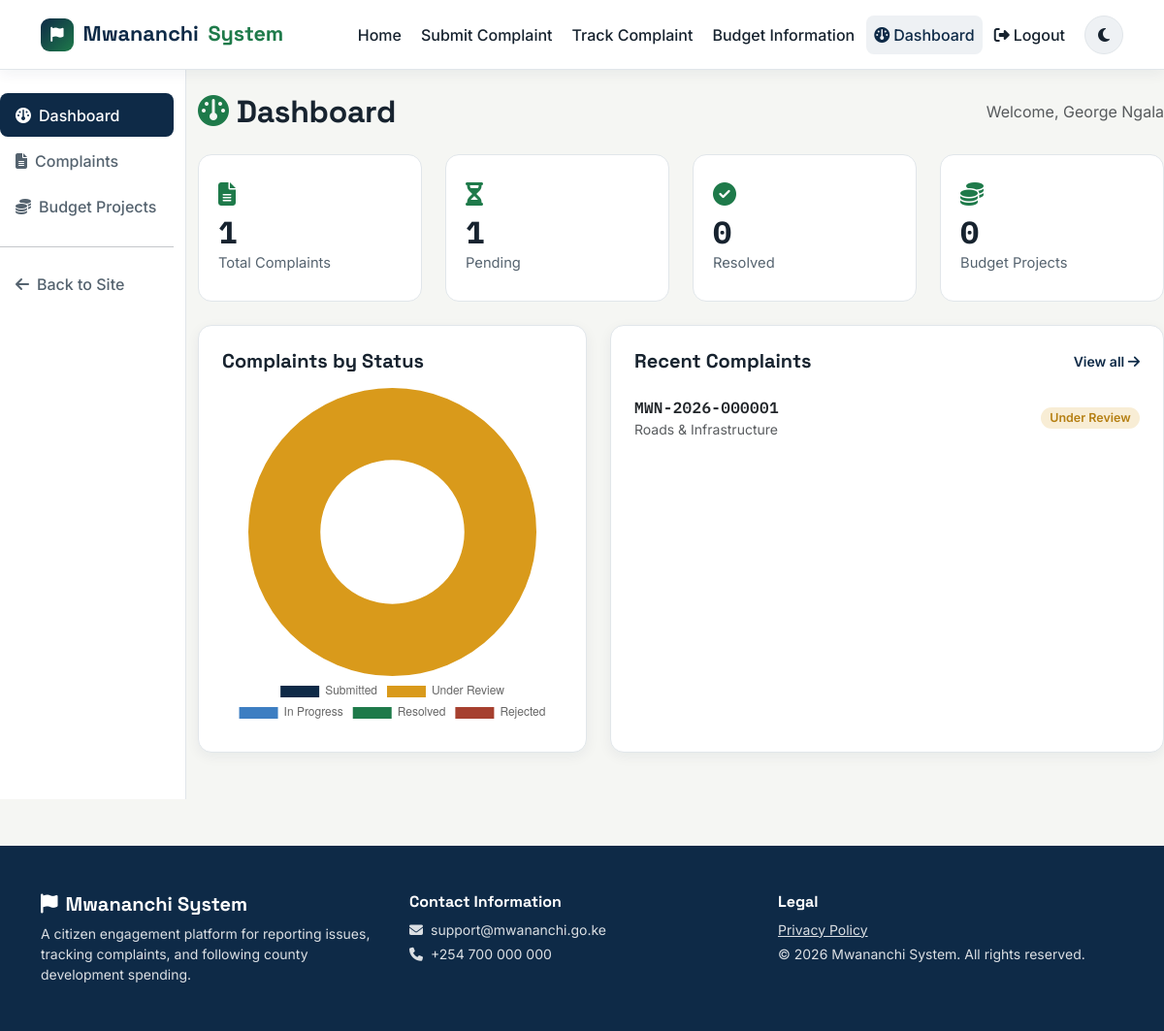
Screenshot of /admin/dashboard (signed in) with the database file from the repository.
### app/models.py (models this page shows, shortened)
class Admin(UserMixin, db.Model):
    __tablename__ = 'admins'
    id = db.Column(db.Integer, primary_key=True)
    username = db.Column(db.String(80), unique=True, nullable=False, index=True)
    email = db.Column(db.String(150), unique=True, nullable=False)
    password_hash = db.Column(db.String(255), nullable=False)

class Complaint(db.Model):
    __tablename__ = 'complaints'
    id = db.Column(db.Integer, primary_key=True)
    report_id = db.Column(db.String(20), unique=True, nullable=False, index=True)
    category = db.Column(db.String(100), nullable=False)
    description = db.Column(db.Text, nullable=False)
    location = db.Column(db.String(200), nullable=True)
    citizen_name = db.Column(db.String(150), nullable=True)
    phone_number = db.Column(db.String(20), nullable=True)
    date_submitted = db.Column(db.DateTime, default=datetime.utcnow, nullable=False)
    status = db.Column(db.String(30), default='Submitted', nullable=False)

### app/routes.py (the view)
@admin_bp.route('/dashboard')
@login_required
def dashboard():
    total_complaints = Complaint.query.count()
    pending_complaints = Complaint.query.filter(
        Complaint.status.in_(['Submitted', 'Under Review', 'In Progress'])
    ).count()
    resolved_complaints = Complaint.query.filter_by(status='Resolved').count()
    total_projects = Budget.query.count()
    status_counts = {
        status: Complaint.query.filter_by(status=status).count()
        for status in COMPLAINT_STATUSES
    }
    recent_complaints = (
        Complaint.query.order_by(Complaint.date_submitted.desc()).limit(5).all()
    )
    return render_template(
        'admin/dashboard.html',
        total_complaints=total_complaints,
        pending_complaints=pending_complaints,
        resolved_complaints=resolved_complaints,
        total_projects=total_projects,
        status_counts=status_counts,
        recent_complaints=recent_complaints,
    )

### app/models.py (called while the page is built)
@login_manager.user_loader
def load_user(user_id):
    return db.session.get(Admin, int(user_id))

### app/templates/admin/dashboard.html (shortened to what this page needs)
{% extends 'admin/base_admin.html' %}
{% block admin_content %}
<div class="d-flex flex-wrap justify-content-between align-items-center gap-2 mb-4">
    <h2 class="mwn-h2 mb-0"><i class="fa-solid fa-gauge mwn-icon-accent me-2"></i>Dashboard</h2>
    <span class="text-muted">Welcome, {{ current_user.username }}</span>
</div>
<div class="row g-4 mb-4">
    <div class="col-6 col-lg-3">
        <div class="mwn-stat-card"><i class="fa-solid fa-file-lines"></i><h3>{{ total_complaints }}</h3><p>Total Complaints</p></div>
    </div>
    <div class="col-6 col-lg-3">
        <div class="mwn-stat-card"><i class="fa-solid fa-hourglass-half"></i><h3>{{ pending_complaints }}</h3><p>Pending</p></div>
    </div>
    <div class="col-6 col-lg-3">
        <div class="mwn-stat-card"><i class="fa-solid fa-circle-check"></i><h3>{{ resolved_complaints }}</h3><p>Resolved</p></div>
    </div>
    <div class="col-6 col-lg-3">
        <div class="mwn-stat-card"><i class="fa-solid fa-coins"></i><h3>{{ total_projects }}</h3><p>Budget Projects</p></div>
    </div>
</div>
<div class="row g-4 mb-4">
    <div class="col-lg-5">
        <div class="mwn-card p-4 h-100">
            <h5 class="mb-3">Complaints by Status</h5>
            <canvas id="statusChart" height="220" role="img" aria-label="Doughnut chart of complaints by status"></canvas>
        </div>
    </div>
    <div class="col-lg-7">
        <div class="mwn-card p-4 h-100">
            <div class="d-flex justify-content-between align-items-center mb-3">
                <h5 class="mb-0">Recent Complaints</h5>
                <a href="{{ url_for('admin.complaints') }}" class="mwn-link small">View all <i class="fa-solid fa-arrow-right"></i></a>
            </div>
            <ul class="list-group list-group-flush">
                {% for c in recent_complaints %}
                <li class="list-group-item d-flex justify-content-between align-items-center px-0">
                    <div>
                        <div class="fw-semibold mwn-mono">{{ c.report_id }}</div>
                        <div class="small text-muted">{{ c.category }}</div>
                    </div>
                    <span class="badge mwn-badge-status status-{{ c.status | status_slug }}">{{ c.status }}</span>
                </li>
                {% else %}
                <li class="list-group-item px-0 text-muted">No complaints yet.</li>
                {% endfor %}
            </ul>
        </div>
    </div>
</div>
{% endblock %}
{% block extra_scripts %}
<script>
    (function () {
        var ctx = document.getElementById('statusChart');
        if (!ctx || typeof Chart === 'undefined') return;
        new Chart(ctx, {
            type: 'doughnut',
            data: {
                labels: {{ status_counts.keys() | list | tojson }},
                datasets: [{
                    data: {{ status_counts.values() | list | tojson }},
                    backgroundColor: ['#0E2A47', '#D99A1B', '#3D7EC2', '#1E7A4A', '#A6402F'],
                    borderWidth: 0,
                }]
            },
            options: {
                responsive: true,
                plugins: { legend: { position: 'bottom' } }
            }
        });
    })();
</script>
{% endblock %}

### app/static/css/style.css (style rules this page uses)
:root { --mwn-ink: #0e2a47; --mwn-ink-2: #123a61; --mwn-green: #1e7a4a; --mwn-green-dark: #15603a; --mwn-gold: #d99a1b; --mwn-gold-dark: #b57f12; --mwn-clay: #a6402f; --mwn-clay-dark: #8a3226; --mwn-bg: #f5f6f3; --mwn-surface: #ffffff; --mwn-surface-alt: #eef1f4; --mwn-text: #17232f; --mwn-text-muted: #55636f; --mwn-border: #e1e6ea; --mwn-shadow: 0 10px 30px rgba(14, 42, 71, 0.08); --mwn-shadow-sm: 0 4px 14px rgba(14, 42, 71, 0.06); --mwn-radius: 14px; --mwn-radius-sm: 8px; --mwn-font-display: 'Space Grotesk', 'Segoe UI', sans-serif; --mwn-font-body: 'Inter', 'Segoe UI', sans-serif; --mwn-font-mono: 'IBM Plex Mono', 'Courier New', monospace; }
body { font-family: var(--mwn-font-body); background-color: var(--mwn-bg); color: var(--mwn-text); transition: background-color 0.2s ease, color 0.2s ease; }
h1, h2, h3, h4, h5, h6 { font-family: var(--mwn-font-display); color: var(--mwn-text); font-weight: 700; }
a { color: var(--mwn-ink); }
.mwn-mono { font-family: var(--mwn-font-mono); letter-spacing: 0.02em; }
.mwn-link { color: var(--mwn-ink); font-weight: 600; text-decoration: none; }
.mwn-link i { transition: transform 0.15s ease; display: inline-block; }
.mwn-h2 { font-size: clamp(1.5rem, 3vw, 2rem); letter-spacing: -0.01em; }
.mwn-icon-accent { color: var(--mwn-green); }
.mwn-stat-card { background: var(--mwn-surface); border: 1px solid var(--mwn-border); border-radius: var(--mwn-radius); padding: 1.75rem 1.25rem; height: 100%; transition: transform 0.15s ease, box-shadow 0.15s ease; }
.mwn-stat-card i { font-size: 1.5rem; color: var(--mwn-green); margin-bottom: 0.5rem; }
.mwn-stat-card h3, .mwn-stat-number { font-family: var(--mwn-font-mono); font-size: 2rem; margin-bottom: 0.15rem; }
.mwn-stat-card p { color: var(--mwn-text-muted); margin-bottom: 0; font-size: 0.92rem; }
.mwn-card { background: var(--mwn-surface); border: 1px solid var(--mwn-border); border-radius: var(--mwn-radius); box-shadow: var(--mwn-shadow-sm); }
.mwn-badge-status { font-weight: 600; font-size: 0.78rem; padding: 0.4em 0.75em; border-radius: 999px; }
.status-under-review { background: rgba(217, 154, 27, 0.18); color: var(--mwn-gold-dark); }

### rows the page displays
Admin: username "George Ngala"
Complaint: report_id "MWN-2026-000001", category "Roads & Infrastructure", status "Under Review"

### other values shown
{{ total_complaints }} "1"
{{ pending_complaints }} "1"
{{ resolved_complaints }} "0"
{{ total_projects }} "0"
chart data {{ status_counts.values() | list | tojson }} [0, 1, 0, 0, 0]
